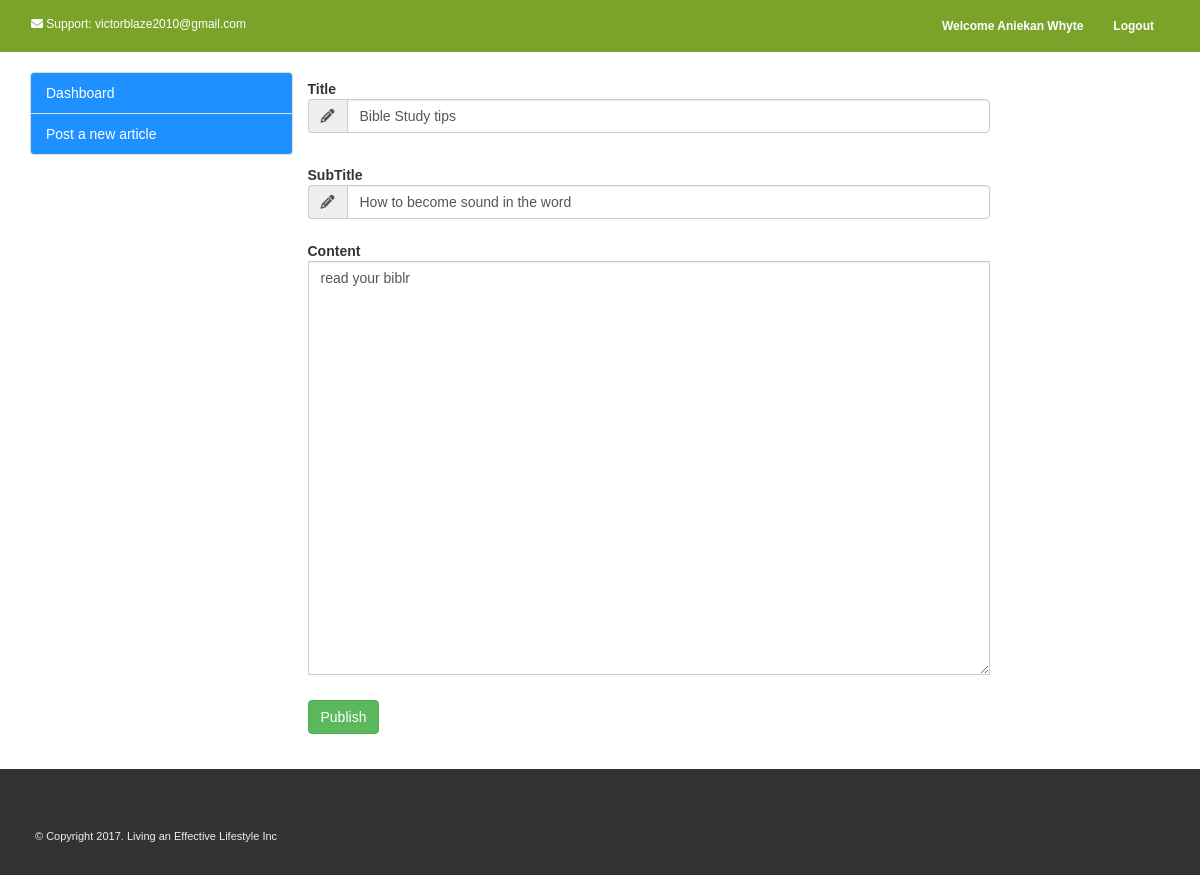
Screenshot of /update-post-items.php?article=Bible Study tips (signed in) with the database file from the repository.
### tables this page shows
CREATE TABLE IF NOT EXISTS `posts` (
  `id` int(11) NOT NULL AUTO_INCREMENT,
  `page_id` int(11) NOT NULL,
  `title` varchar(250) NOT NULL,
  `subtitle` varchar(250) NOT NULL,
  `content` varchar(40000) NOT NULL,
  `image` varchar(250) NOT NULL,
  `date` text NOT NULL,
  PRIMARY KEY (`id`)
);

### update-post-items.php (the view, shortened to what this page needs)
<?php
$user_email = $_SESSION['email'];
?>
<?php
include("includes/connection.php");
$sql2 = "SELECT fullname FROM admin WHERE email = '$user_email'";
$query2 = mysqli_query($con, $sql2);
$row2 = mysqli_fetch_assoc($query2);
if(isset($_GET['article'])) {
 $article_title = $_GET['article'];
 $fetch_article = "SELECT * FROM posts WHERE title = '$article_title'";
 $fetch_query = mysqli_query($con, $fetch_article);
 $items = mysqli_fetch_assoc($fetch_query);
}
?>
<!DOCTYPE html>
<html lang="en">
	<head>
		 <link rel="stylesheet" href="./css/bootstrap.min.css">
		<link rel="stylesheet" href="./css/custom.css">
	</head>
	<body>
	<nav class="navbar navbar-new navbar" role="navigation">
    <div class="container-fluid">
		<p class="navbar-text"><span><i class="fa fa-envelope" aria-hidden="true"></i>  Support: victorblaze2010@gmail.com</span></p>
        <div class="collapse navbar-collapse navbar-right" id="navbar1">
            <ul class="nav navbar-nav">
                <li class=""><a href="#"><?php echo "Welcome " . $row2['fullname']; ?></a></li>
				<li class=""><a href="logout.php">Logout</a></li>
            </ul>
        </div>
    </div>
</nav>
<div class="container" style="margin-top:20px; margin-bottom:20px">
<div class="row">
<div class="col-lg-3 sidebar">
<ul class="list-group">
    <li class="list-group-item"><a href="dashboard.php">Dashboard</a></li>
   <li class="list-group-item"><a href="blog-post.php">Post a new article</a></li>
</ul>
</div>
<div class="col-lg-7">
<form class="form-horizontal" method="post" action="" enctype="multipart/form-data">
						<div class="form-group">
							<label class="cols-sm-2 control-label">Title</label>
							<div class="cols-sm-10">
								<div class="input-group">
									<span class="input-group-addon"><i class="fa fa-pencil" aria-hidden="true"></i></span>
									<input type="text" class="form-control"
									name="title" value="<?php echo $items['title'];?>" required/>
                                </div>
							</div>
						</div>
						<div class="form-group">
							<label class="cols-sm-2 control-label">SubTitle</label>
							<div class="cols-sm-10">
								<div class="input-group">
									<span class="input-group-addon"><i class="fa fa-pencil" aria-hidden="true"></i></span>
									<input type="text" class="form-control" name="subtitle"
									value="<?php echo $items['subtitle'];?>" placeholder="optional"/>
                                </div>
							</div>
						</div>
                        <div class="form-group">
							<label  class="cols-sm-2 control-label">Content</label>
							<div class="cols-sm-10">
								<div class="input-group">
							<textarea rows="20" cols="100" class="form-control"
							name="content" required><?php echo $items['content'];?></textarea>
                                </div>
							</div>
						</div>
                      <div class="form-group ">
					<button class="btn btn-success" type="submit" name="update">Publish</button>
						</div>
					</form>
</div>
</div>
</div>
<footer>
<div class="container">
<div class="row" style="margin-top: 40px;">
<div class="col-sm-6">
<p class="copyright">&copy; Copyright 2017. Living an Effective Lifestyle Inc</p>
</div>
</div>
</div>
</footer>
</body>
</html>

### css/custom.css (style rules this page uses)
body { margin: 0; padding: 0; background: #fff; font-family: arial, verdana, sans-serif; }
.navbar { border-radius: 0; }
.navbar-new { background-color: #7aa329; font-size: 12px; }
.navbar-new .navbar-nav > li > a { color: #FFF; font-weight: bold; }
.navbar-new .navbar-text { color: #FFF; }
footer { color:#eee; background: #333; padding: 20px; font-size: 11px; }
.copyright { text-align: left; }
.sidebar .list-group .list-group-item { background-color: #1e90ff; }
.sidebar .list-group .list-group-item a { text-decoration:none; color: #fff; font-size: 14px; }

### rows the page displays
posts: title "Bible Study tips", subtitle "How to become sound in the word", content "read your biblr"

### other values shown
$row2['fullname'] "Aniekan Whyte"
